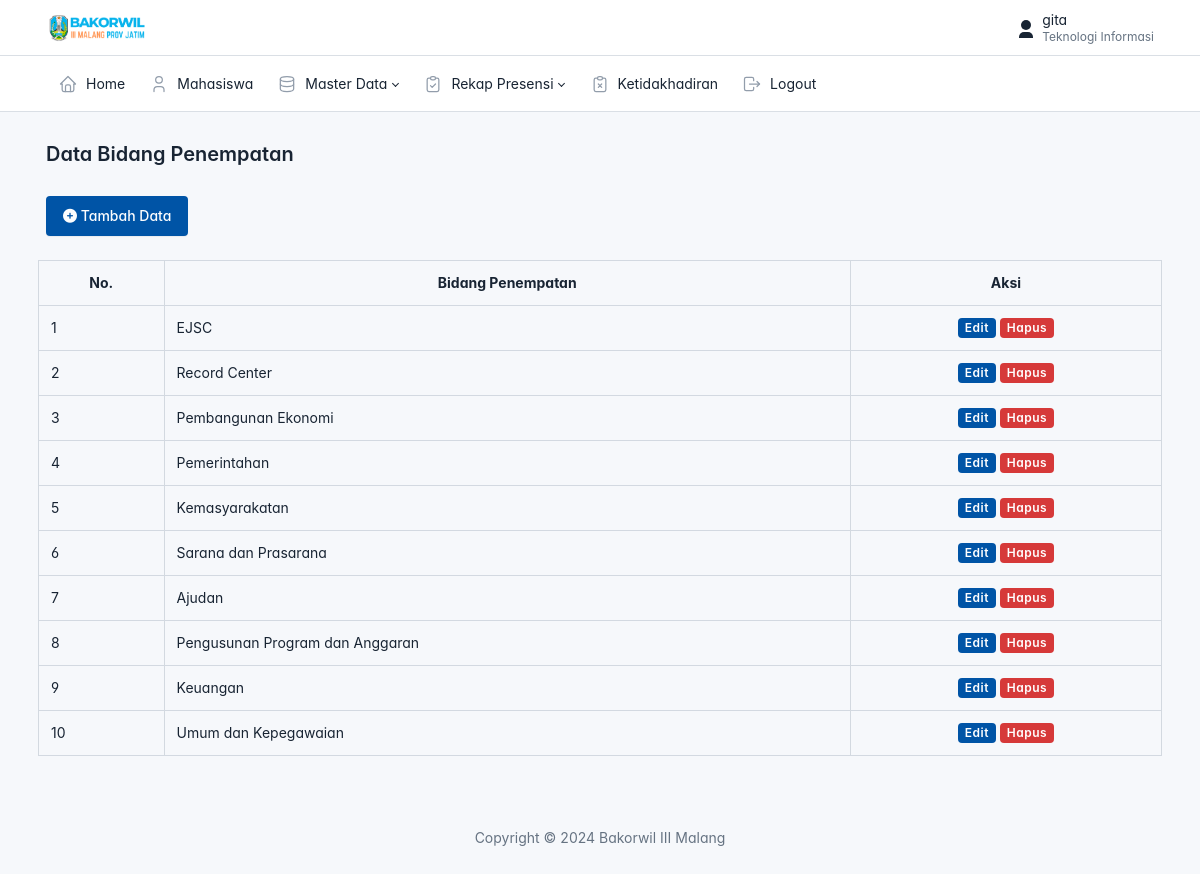
The app's page /admin/data_bidang_penempatan/bidang_penempatan.php (signed in) with its own data.
### tables this page shows
CREATE TABLE `bidang` (
  `id` int(11) NOT NULL,
  `bidang` varchar(225) NOT NULL
);

### config.php (called while the page is built, shortened)
<?php
function base_url($url = null)
{
    $base_url = 'http://localhost/presensi';
    if($url != null) {
        return $base_url . '/'.$url;
    } else {
        return $base_url;
    }
}

### admin/data_bidang_penempatan/bidang_penempatan.php (the view, shortened to what this page needs)
<?php
include('../layout/header.php');
require_once('../../config.php');
$result = mysqli_query($connection, "SELECT * FROM bidang ORDER BY id DESC");
?>
        <div class="page-body">
          <div class="container-xl">
          <a href="<?= base_url('admin/data_bidang_penempatan/tambah.php') ?>" class="btn btn-primary"><span class="text"><i class="fa-solid fa-circle-plus"></i> Tambah Data</span></a>
          <div class="row row-deck row-cards mt-2">
            <table class="table table-bordered">
                <tr class="text-center">
                    <th>No.</th>
                    <th>Bidang Penempatan</th>
                    <th>Aksi</th>
                </tr>
                <?php if(mysqli_num_rows($result) === 0) : ?>
                    <tr>
                        <td colspan="3">Data masih kosong, silahkan tambahkan data baru</td>
                    </tr>
                    <?php else : ?>
                <?php $no = 1;
                while($bidang = mysqli_fetch_array($result)) : ?>
                    <tr>
                        <td><?= $no++ ?></td>
                        <td><?= $bidang['bidang'] ?></td>
                        <td class="text-center">
                            <a href="<?= base_url('admin/data_bidang_penempatan/edit.php?id='.$bidang['id']) ?>" class="badge bg-primary">Edit</a>
                            <a href="<?= base_url('admin/data_bidang_penempatan/hapus.php?id='.$bidang['id']) ?>" class="badge bg-danger tombol-hapus">Hapus</a>
                        </td>
                    </tr>
                <?php endwhile; ?>
                <?php endif; ?>
            </table>
            </div>
          </div>
        </div>
<?php include('../layout/footer.php') ?>

### admin/layout/header.php (style rules this page uses)
:root { --tblr-font-sans-serif: 'Inter Var', -apple-system, BlinkMacSystemFont, San Francisco, Segoe UI, Roboto, Helvetica Neue, sans-serif; }
body { font-feature-settings: "cv03", "cv04", "cv11"; }

### records on screen
bidang: bidang "EJSC"
bidang: bidang "Record Center"
bidang: bidang "Pembangunan Ekonomi"
bidang: bidang "Pemerintahan"
bidang: bidang "Kemasyarakatan"
bidang: bidang "Sarana dan Prasarana"
bidang: bidang "Ajudan"
bidang: bidang "Pengusunan Program dan Anggaran"
bidang: bidang "Keuangan"
bidang: bidang "Umum dan Kepegawaian"

### other values on screen
$_SESSION['nama'] "gita"
$_SESSION['jurusan'] "Teknologi Informasi"
$judul "Data Bidang Penempatan"
